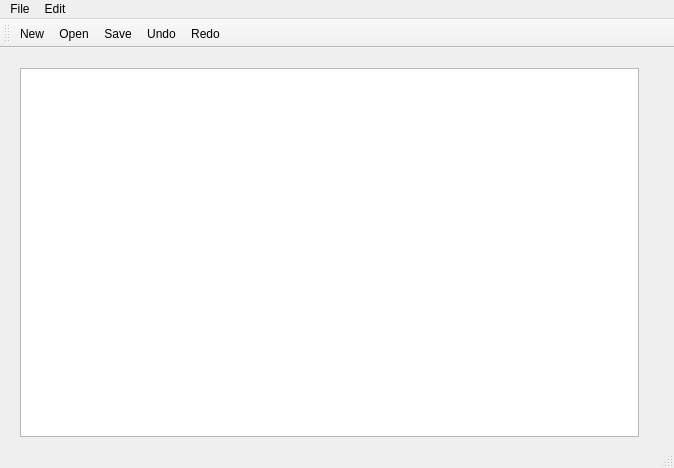
<?xml version="1.0" encoding="UTF-8"?>
<ui version="4.0">
 <class>MainWindow</class>
 <widget class="QMainWindow" name="MainWindow">
  <property name="geometry">
   <rect>
    <x>0</x>
    <y>0</y>
    <width>674</width>
    <height>468</height>
   </rect>
  </property>
  <property name="windowTitle">
   <string>MainWindow</string>
  </property>
  <widget class="QWidget" name="centralWidget">
   <widget class="QWidget" name="verticalLayoutWidget">
    <property name="geometry">
     <rect>
      <x>9</x>
      <y>9</y>
      <width>641</width>
      <height>391</height>
     </rect>
    </property>
    <layout class="QVBoxLayout" name="verticalLayout">
     <item>
      <widget class="QTextEdit" name="textEdit"/>
     </item>
    </layout>
   </widget>
  </widget>
  <widget class="QMenuBar" name="menuBar">
   <property name="geometry">
    <rect>
     <x>0</x>
     <y>0</y>
     <width>674</width>
     <height>26</height>
    </rect>
   </property>
   <widget class="QMenu" name="menuFile">
    <property name="title">
     <string>File</string>
    </property>
    <addaction name="actionNew"/>
    <addaction name="actionOpen"/>
    <addaction name="actionSave"/>
    <addaction name="actionExit"/>
   </widget>
   <widget class="QMenu" name="menuEdit">
    <property name="title">
     <string>Edit</string>
    </property>
    <addaction name="actionCopy"/>
    <addaction name="actionPaste"/>
    <addaction name="actionUndo"/>
    <addaction name="actionRedo"/>
   </widget>
   <addaction name="menuFile"/>
   <addaction name="menuEdit"/>
  </widget>
  <widget class="QToolBar" name="mainToolBar">
   <attribute name="toolBarArea">
    <enum>TopToolBarArea</enum>
   </attribute>
   <attribute name="toolBarBreak">
    <bool>false</bool>
   </attribute>
   <addaction name="actionNew"/>
   <addaction name="actionOpen"/>
   <addaction name="actionSave"/>
   <addaction name="actionUndo"/>
   <addaction name="actionRedo"/>
  </widget>
  <widget class="QStatusBar" name="statusBar"/>
  <action name="actionNew">
   <property name="icon">
    <iconset resource="images.qrc">
     <normaloff>:/Images/Images/new.png</normaloff>:/Images/Images/new.png</iconset>
   </property>
   <property name="text">
    <string>New</string>
   </property>
  </action>
  <action name="actionOpen">
   <property name="icon">
    <iconset>
     <normalon>:/Images/Images/open.png</normalon>
    </iconset>
   </property>
   <property name="text">
    <string>Open</string>
   </property>
  </action>
  <action name="actionSave">
   <property name="icon">
    <iconset>
     <normalon>:/Images/Images/save.png</normalon>
    </iconset>
   </property>
   <property name="text">
    <string>Save</string>
   </property>
  </action>
  <action name="actionExit">
   <property name="icon">
    <iconset>
     <normalon>:/Images/Images/exit.png</normalon>
    </iconset>
   </property>
   <property name="text">
    <string>Exit</string>
   </property>
  </action>
  <action name="actionCopy">
   <property name="icon">
    <iconset>
     <normalon>:/Images/Images/copy.png</normalon>
    </iconset>
   </property>
   <property name="text">
    <string>Copy</string>
   </property>
  </action>
  <action name="actionPaste">
   <property name="icon">
    <iconset>
     <normalon>:/Images/Images/paste.png</normalon>
    </iconset>
   </property>
   <property name="text">
    <string>Paste</string>
   </property>
  </action>
  <action name="actionUndo">
   <property name="icon">
    <iconset>
     <normalon>:/Images/Images/undo.png</normalon>
    </iconset>
   </property>
   <property name="text">
    <string>Undo</string>
   </property>
  </action>
  <action name="actionRedo">
   <property name="icon">
    <iconset>
     <normalon>:/Images/Images/redo.png</normalon>
    </iconset>
   </property>
   <property name="text">
    <string>Redo</string>
   </property>
  </action>
 </widget>
 <layoutdefault spacing="6" margin="11"/>
 <resources>
  <include location="images.qrc"/>
 </resources>
 <connections/>
</ui>
